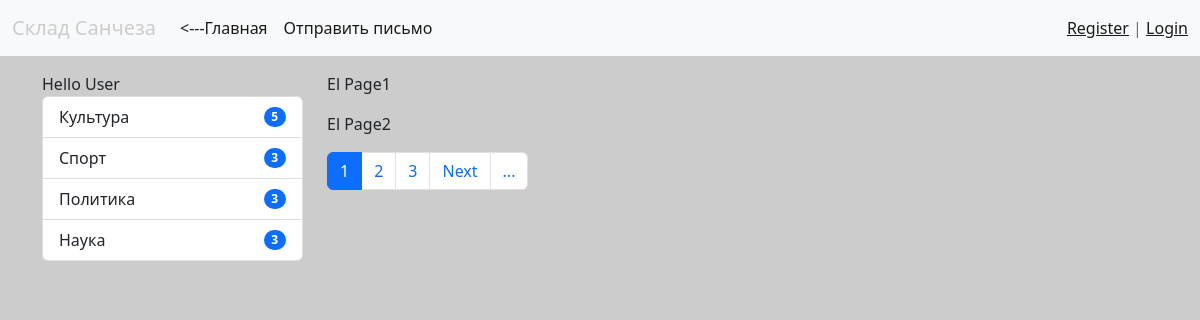
Page /test/ on the committed database.
### news/models.py (models this page shows, shortened)
class Category(models.Model):
    title = models.CharField(max_length=150, db_index=True, verbose_name='Наименование категории')
    def get_absolute_url(self):
        return reverse('category', kwargs={'category_id': self.pk}) # название маршрута и параметры для его построения
    class Meta:
        verbose_name = 'Категория'
        verbose_name_plural = 'Категории'
        ordering = ['title'] # критерии сортировки

### news/views.py (the view)
# urls.py: path('test/', test, name='test'),
def test(request):
    objects = [
    ' El Page1',' El Page2',' El Page3',' El Page4',' El Page5',' El Page6', ' El Page7'
    ]
    paginator = Paginator(objects, 2)
    page_num = request.GET.get('page', 1)   # 1 если не будет параметра page в GET
    page_objects = paginator.get_page(page_num) # get_page возвращет послденюю страницу если запрошена страница большая чем ваще доступна
    context = {
        'page_obj': page_objects
    }
    return render(request, 'news/test.html', context)

### news/templatetags/news_tags.py (called while the page is built)
@register.inclusion_tag('news/list_categories.html')
def show_categories(arg1='Hello', arg2='Sidebar'):
    categories = cache.get('categories')  # пытаемся получить данные из кеша
    if not categories:  # если в кеше нет то получаем их из БД
        categories = Category.objects.annotate(cnt=Count('news', filter=F('news__is_published'))).filter(cnt__gt=0)
        cache.set('categories', categories, 30)  # и кладем в кеш на 30 сек
    return {'categories': categories, 'arg1': arg1, 'arg2': arg2}

### news/templates/news/test.html (shortened to what this page needs)
{% extends 'base.html' %}
{% block sidebar %}
{% include 'inc/_sidebar.html' %}
{% endblock sidebar %}
{% block content %}
    {% for name in page_obj.object_list %}
      <p>{{ name }}</p>
    {% endfor %}
{% endblock content %}

### news/templates/news/list_categories.html
<div class="list-group">
    {{ arg1 }} {{ arg2 }}
    {% for item in categories %}
    <a href="{{ item.get_absolute_url }}" class="list-group-item list-group-item-action d-flex justify-content-between align-items-center">{{ item.title }}
    <span class="badge bg-primary rounded-pill">{{ item.cnt }}</span></a>
    {% endfor %}
</div>

### mysite/static/css/style.css (style rules this page uses)
body { background-color: #ccc; }

### rows in the picture
Category: title "Культура", cnt "5"
Category: title "Спорт", cnt "3"
Category: title "Политика", cnt "3"
Category: title "Наука", cnt "3"

### other values in the picture
{{ arg1 }} "Hello"
{{ arg2 }} "User"
{{ name }} "El Page1" "El Page2"
{{ p }} "1"
{{ p }} "2" "3"
